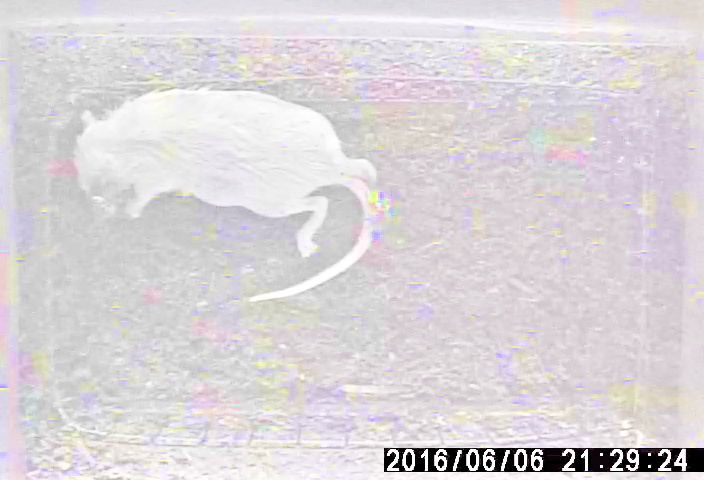
#> input picture .img/MSRCP.jpg, 704 x 480 px
$ python -i threshold.py   (imports and definitions only)   (older library calls are emulated)
#> lines starting #> are read from the running program, lines starting #| are printed output that depends on the picture; after the words box and inside, x2 and y2 are one past the last pixel; in counts of white or black regions, pixels touching at a corner belong together
#> further down, picture is the input picture: shape (480, 704, 3); mean B, G, R 216.7, 213.8, 218.5
"""implement the conventionl method for finding contour

contours format will be (?, 1, 2) in np.uint8 dtype
"""
import cv2
import numpy as np

from skimage.segmentation import active_contour


# [84 lines left out: functions _get_focus_rect, _calc_iou, _allin_focus_rect, not called in this run]

def otsu_mask(img: np.ndarray, \
              gaussian_ksize: tuple = (5, 5)):
    """return the otsu mask for debugging

    Arguments:
        img {np.ndarray} -- process image
    """
#> called with gaussian_ksize = (5, 5)
    img_gray = cv2.cvtColor(img, cv2.COLOR_BGR2GRAY)
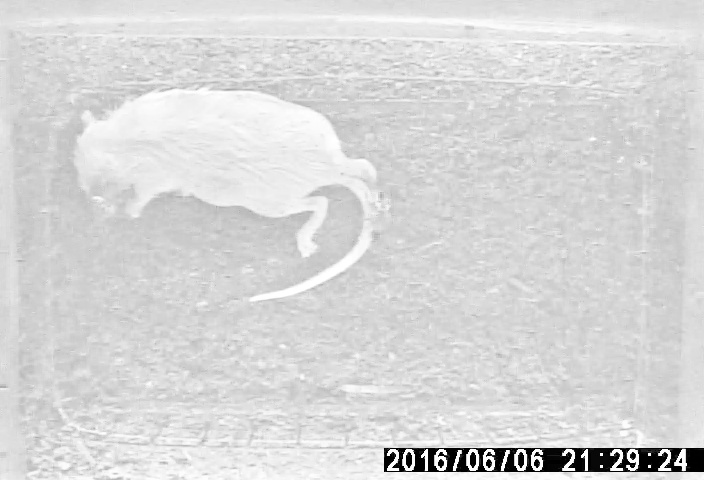
#> img_gray: shape (480, 704); min 0, max 255, mean 215.5
    img_blur = cv2.GaussianBlur(img_gray, gaussian_ksize, 0)

    _, threshold = cv2.threshold(img_blur, 0, 255, cv2.THRESH_BINARY+cv2.THRESH_OTSU)
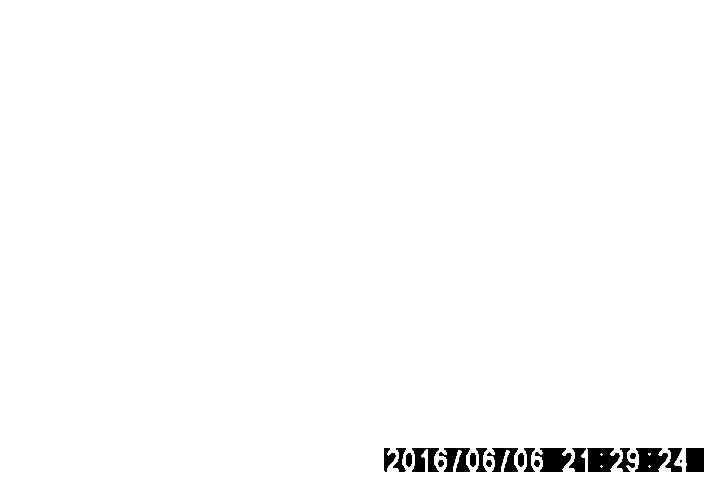
#> threshold: shape (480, 704); 98.5% white; 22 black regions (1 under 20 px)
    return threshold

def find_contour_by_threshold(img: np.ndarray, \
                              gaussian_ksize: tuple = (5, 5), \
                              padding_top: int = 0, \
                              padding_right: int = 0, \
                              padding_bottom: int = 0, \
                              padding_left: int = 0):
    """Assume all image read by cv2 (BGR)

    This method will get the conoutr by threshold

    Arguments:
        img {numpy.ndarray} -- input image
        gaussian_ksize {tuple} -- filter kernel for gaussian blur
    """
    threshold = otsu_mask(img, gaussian_ksize)

    # filter
    if any([padding_top, padding_right, padding_bottom, padding_left]):
        rect = _get_focus_rect(img.shape, padding_top, padding_right, padding_bottom, padding_left)
        mask = np.zeros_like(threshold)
        mask[rect[0][1]:rect[1][1], rect[0][0]:rect[1][0], ...] = \
            threshold[rect[0][1]:rect[1][1], rect[0][0]:rect[1][0], ...]
        threshold = mask
    _, cnts, _ = cv2.findContours(threshold, cv2.RETR_EXTERNAL, cv2.CHAIN_APPROX_SIMPLE)
#> cnts = 1 contour; box (x1, y1, x2, y2) and area: (0, 0, 704, 480) 336291

    if cnts:
        return sorted(cnts, key=cv2.contourArea)[-1]
    return None

# [20 lines left out: function active_contour_by_threshold, not called in this run]

>>> import cv2
>>> picture = cv2.imread('../../.img/MSRCP.jpg')
>>> result = find_contour_by_threshold(picture)
#> result = contour of 14 points, box (x1, y1, x2, y2) (0, 0, 704, 480), area 336291
